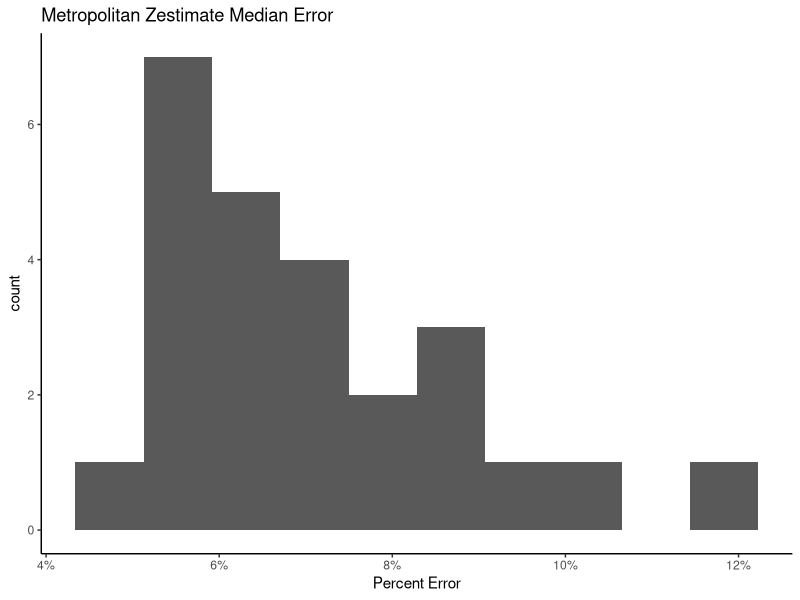
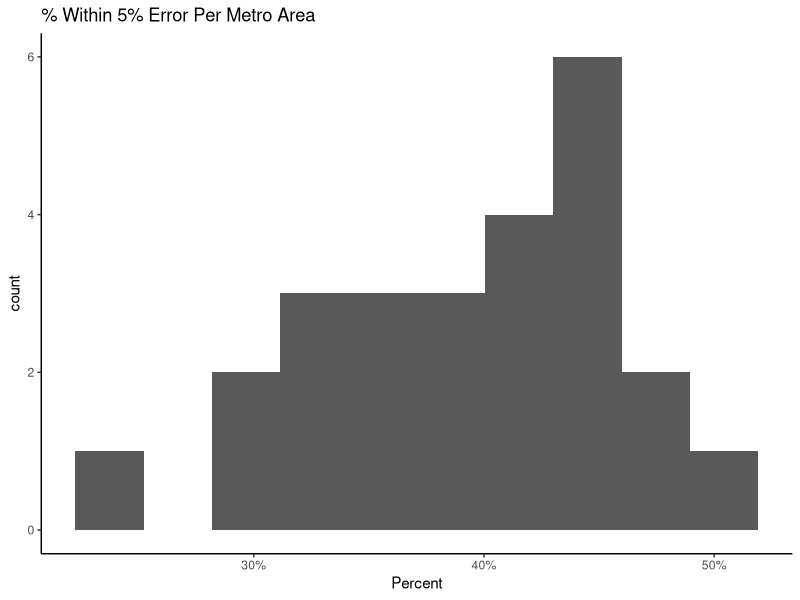

Recreate these plots in R, in order.
## ---- chunk 1
library(tidyverse)
library(ggplot2)
library(readxl)
library(readr)
## ---- chunk 2
ZestAccuracy <- read_excel("../data/ZestAccuracy.xlsx", 
    col_types = c("text", "text", "text", 
        "text", "text", "text", "text"))
View(ZestAccuracy)
## ---- chunk 3
df<- ZestAccuracy %>% select(`Median Error`,`Within 5% of Sale Price`,`Within 10% of Sale Price`,`Within 20% of Sale Price`)
df <- data.frame(sapply(df, function(x) as.numeric(gsub("%", "", x))))

df <- cbind(df, ZestAccuracy)
## ---- chunk 4
df1=df %>% filter(Type == 'Off-Market')
ggplot(data = df1)+
  geom_histogram(aes(Median.Error), bins = 10)+
  labs(title='Metropolitan Zestimate Median Error')+
  xlab("Percent Error")+
  theme(plot.title = element_text(hjust = 0.5)) +
  theme_classic()+
  scale_x_continuous(labels = scales::percent_format(scale = 1,suffix = "%")) 
## ---- chunk 5
ggplot(data = df1)+
  geom_histogram(aes(Within.5..of.Sale.Price), bins = 10)+
  labs(title='% Within 5% Error Per Metro Area')+
  xlab("Percent")+
  theme(plot.title = element_text(hjust = 0.5)) +
  theme_classic()+
  scale_x_continuous(labels = scales::percent_format(scale = 1,suffix = "%")) 
